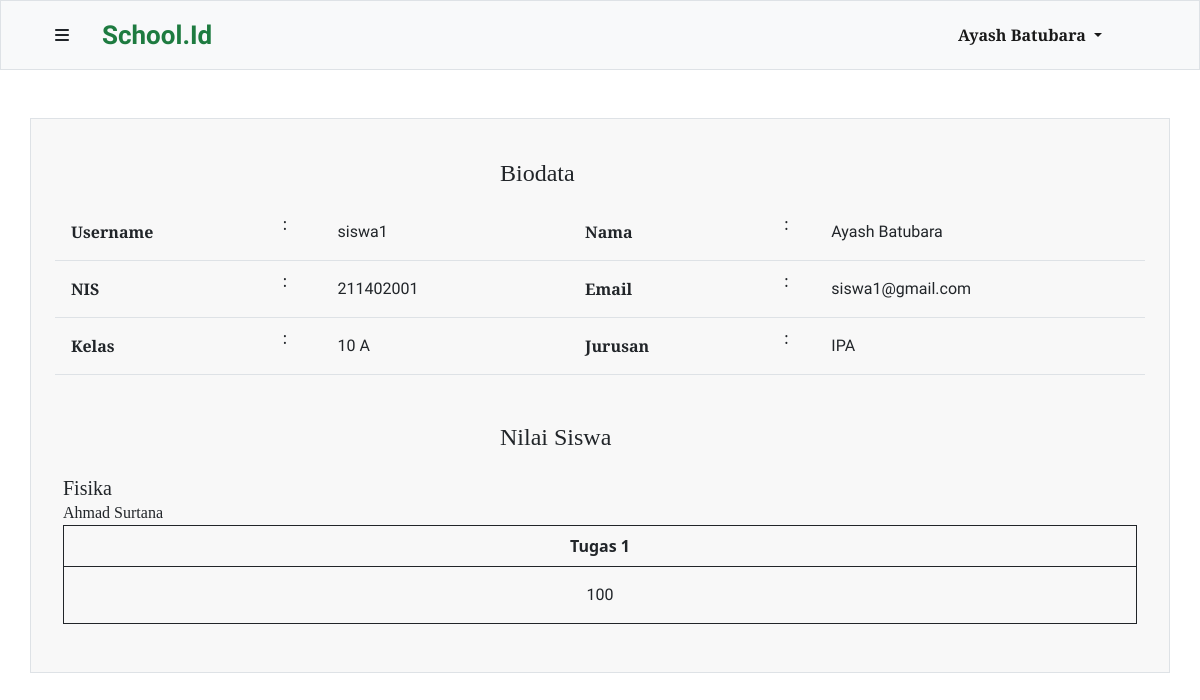
The page /php/tampung.php (signed in) on the database as committed earlier.
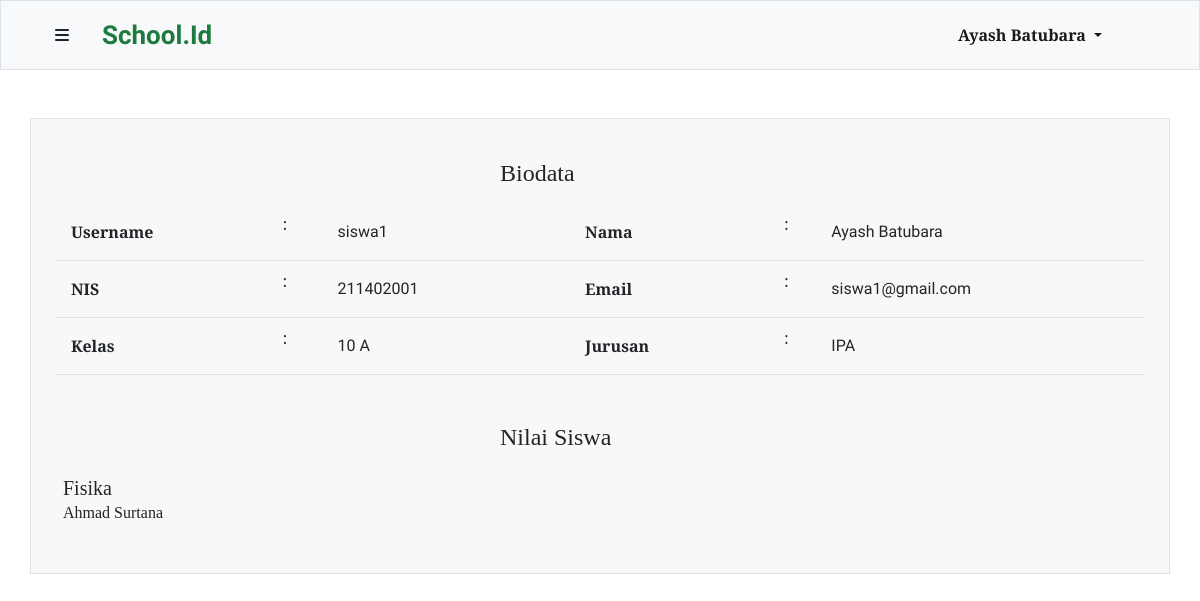
The same page on the database as committed later.
### tables this page shows
CREATE TABLE `mapel` (
  `id` int(10) UNSIGNED NOT NULL,
  `nama_mapel` varchar(200) NOT NULL,
  `Created_at` timestamp NOT NULL DEFAULT current_timestamp()
);

CREATE TABLE `guru` (
  `id` int(10) UNSIGNED NOT NULL,
  `nama_guru` varchar(200) NOT NULL,
  `NIG` char(9) NOT NULL,
  `mapel_id` int(10) UNSIGNED NOT NULL,
  `user_id` int(10) UNSIGNED NOT NULL
);

CREATE TABLE `jawaban` (
  `id` int(10) UNSIGNED NOT NULL,
  `jawaban` varchar(200) NOT NULL,
  `nilai` int(10) UNSIGNED DEFAULT 0,
  `siswa` int(10) UNSIGNED NOT NULL,
  `tugas` int(10) UNSIGNED NOT NULL,
  `mapel` int(10) UNSIGNED NOT NULL,
  `created_at` timestamp NOT NULL DEFAULT current_timestamp()
);

### php/function.php (called while the page is built, shortened)
<?php
$connection = mysqli_connect("localhost","root","","tubes");
function show($query) {
    global $connection;
    $box = [];
    $result = mysqli_query($connection, $query);
    while($row = mysqli_fetch_assoc($result)) {
        $box[] = $row;
    }
    return $box;
}
?>

### php/tampung.php (the view, shortened to what this page needs)
<?php
require 'function.php';
$userID = $_SESSION["userID"];
$user = show("SELECT * FROM user WHERE id = $userID")[0];
$profil = show("SELECT * FROM siswa JOIN kelas ON siswa.kelas_id = kelas.id WHERE user_id = $userID")[0];
?>
<!DOCTYPE html>
<html lang="en">
<head>
    <link href="https://cdn.jsdelivr.net/npm/bootstrap@5.1.3/dist/css/bootstrap.min.css" rel="stylesheet">
    <link rel="stylesheet" href="style/navbar.css">
    <link rel="stylesheet" type="text/css" href="style/profile.css">
</head>
<body>
    <?php include'navbar.php' ?>
        <div class="container form-container my-5 py-3 border">
            <div class="row">
                <div class="col-lg-12 py-2 px-4 biodata">
                                <div class="title-form my-3 mx-auto">
                                    <h4>Biodata</h4>
                                </div>
                                <table class="mx-auto table" width="60%">
                                    <tr>
                                        <td class="px-3 py-3 data-title">Username</td>
                                        <td class="px-2">: </td>
                                        <td class="py-3 px-3 px-4 data"> <?=$user["username"]?> </td>
                                        <td class="px-4 py-3 data-title">Nama</td>
                                        <td class="px-2">:</td>
                                        <td class="py-3 px-3 data"> <?=$profil["nama_siswa"]?> </td>
                                    </tr>
                                    <tr>
                                        <td class="px-3 py-3 data-title">NIS</td>
                                        <td class="px-2">:</td>
                                        <td class="py-3 px-4 data"> <?=$profil["NIS"]?> </td>
                                        <td class="px-4 py-3 data-title">Email</td>
                                        <td class="px-2">:</td>
                                        <td class="py-3 px-3 data"> <?=$user["email"]?> </td>
                                    </tr>
                                    <tr>
                                        <td class="px-3 py-3 data-title">Kelas</td>
                                        <td class="px-2">:</td>
                                        <td class="py-3 px-4 data"> <?=$profil["nama_kelas"]?> </td>
                                        <td class="px-4 py-3 data-title">Jurusan</td>
                                        <td class="px-2">:</td>
                                        <td class="py-3 px-3 data"> <?=$profil["jurusan"]?> </td>
                                    </tr>
                                </table>
                </div>
                <div class="col-lg-12 px-3 py-2 nilai">
                    <div class="title-form-2 mt-3 mx-auto">
                        <h4>Nilai Siswa</h4>
                    </div>
                    <?php foreach($navbar as $mapel) : ?>
                        <?php
                                $idmapel = $mapel["id"] ;
                                $namaGuru = show("SELECT nama_guru FROM guru WHERE mapel_id = $idmapel")[0];
                                $idSiswa = $data["id"];
                                $tugas = show("SELECT nilai FROM jawaban WHERE siswa = $idSiswa AND mapel = $idmapel");
                            ?>
                        <div class="table-nilai px-3 my-4">
                            <h5 class="mt-3 mb-0"><?=$mapel["nama_mapel"]?></h5>
                            <span style="font-family:'Roboto Consended';"><?=$namaGuru["nama_guru"]?></span>
                            <table width="100%" class="mx-auto table table-bordered">
                                <tr>
                                    <?php foreach($tugas as $tgs) : ?>
                                        <th class="px-3 text-center">Tugas 1</th>
                                    <?php endforeach ; ?>
                                </tr>
                                <tr>
                                    <?php foreach($tugas as $tgs) : ?>
                                                    <td class="p-3"><?=$tgs["nilai"]?></td>
                                    <?php endforeach ; ?>
                                </tr>
                            </table>
                        </div>
                    <?php endforeach ; ?>
                </div>
            </div>
        </div>
</body>
</html>

Rows that differ between the two databases and show on the page:
removed jawaban: nilai "100"
